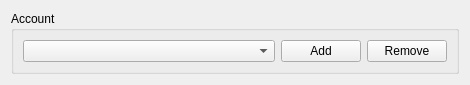
<?xml version="1.0" encoding="UTF-8"?>
<ui version="4.0">
 <class>SettingsDialog</class>
 <widget class="QWidget" name="SettingsDialog">
  <property name="geometry">
   <rect>
    <x>0</x>
    <y>0</y>
    <width>470</width>
    <height>68</height>
   </rect>
  </property>
  <property name="windowTitle">
   <string>Contacts Resource Settings</string>
  </property>
  <layout class="QVBoxLayout" name="verticalLayout">
   <item>
    <widget class="QGroupBox" name="accountsBox">
     <property name="title">
      <string>Account</string>
     </property>
     <layout class="QHBoxLayout" name="horizontalLayout">
      <item>
       <widget class="KGAPI::Ui::AccountsCombo" name="accountsCombo">
        <property name="sizePolicy">
         <sizepolicy hsizetype="Expanding" vsizetype="Fixed">
          <horstretch>0</horstretch>
          <verstretch>0</verstretch>
         </sizepolicy>
        </property>
       </widget>
      </item>
      <item>
       <widget class="QPushButton" name="addAccountBtn">
        <property name="text">
         <string>Add</string>
        </property>
       </widget>
      </item>
      <item>
       <widget class="QPushButton" name="removeAccountBtn">
        <property name="text">
         <string>Remove</string>
        </property>
       </widget>
      </item>
     </layout>
    </widget>
   </item>
  </layout>
 </widget>
 <customwidgets>
  <customwidget>
   <class>KGAPI::Ui::AccountsCombo</class>
   <extends>QComboBox</extends>
   <header location="global">libkgapi/ui/accountscombo.h</header>
  </customwidget>
 </customwidgets>
 <resources/>
 <connections/>
</ui>
